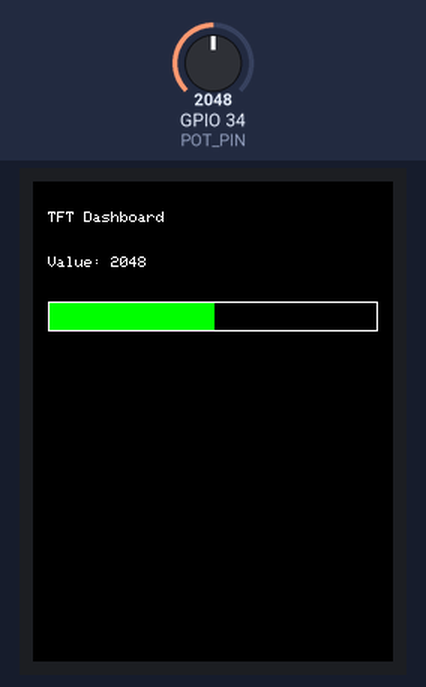
Bench run of a sketch on a simulated ESP32. On the bench: 240×320 colour display. The inputs (shaded band) are chosen by the test bench; at power-on: GPIO 34 (POT_PIN) = 2048.

Above: at 1.4 s.
1.5 s: GPIO 34 (POT_PIN) set to 2866
At 2.5 s:
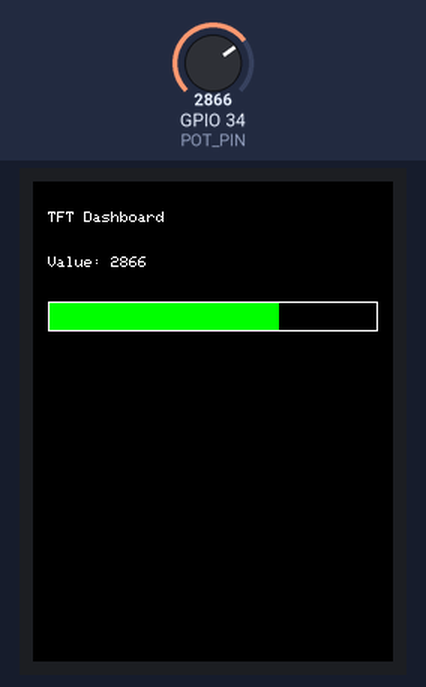
3.2 s: GPIO 34 (POT_PIN) set to 3603
At 4.4 s:
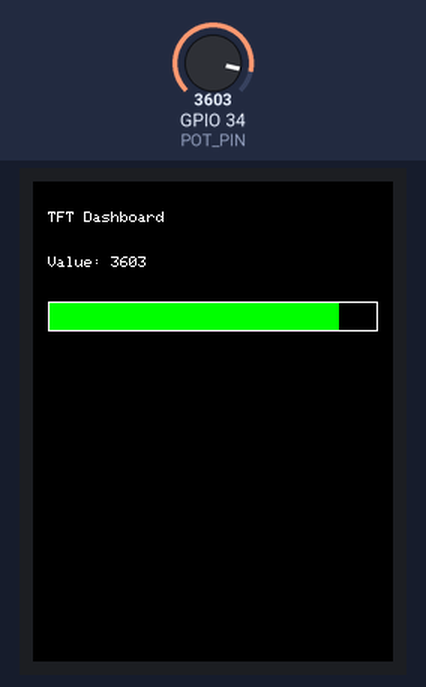
4.8 s: GPIO 34 (POT_PIN) set to 4095
At 6.0 s:
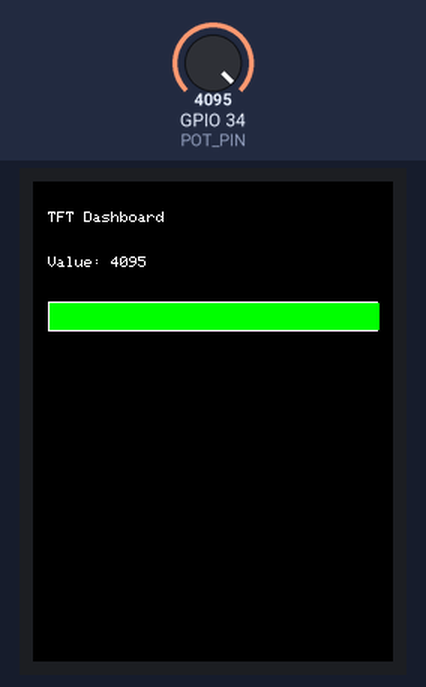
Timing chart, 0 to 7.8 s (numbered marks = the images above; inputs shaded):
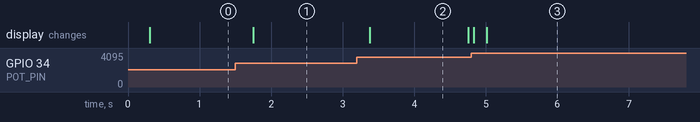

The sketch:

tft_dashboard.ino
```cpp
// WHY: The CYD (Cheap Yellow Display) is an ESP32 + ILI9341 TFT in one board.
// LovyanGFX drives it over SPI. We draw labels plus a live value (here an
// animated counter — swap for a sensor read) and a horizontal bar.

#include <LovyanGFX.hpp>

// WHY: ESP32 core 3.x renamed the SPI host constants. On classic ESP32 the TFT bus
// uses VSPI_HOST; on ESP32-S3/C3 that symbol no longer exists and it's SPI3_HOST.
// LovyanGFX only needs "a SPI peripheral" — alias whichever this core exposes so the
// same sketch compiles on both silicon families.
#if defined(VSPI_HOST)
  #define TFT_SPI_HOST VSPI_HOST
#elif defined(SPI3_HOST)
  #define TFT_SPI_HOST SPI3_HOST
#else
  #define TFT_SPI_HOST SPI2_HOST
#endif

class LGFX : public lgfx::LGFX_Device {
  lgfx::Panel_ILI9341 _panel; lgfx::Bus_SPI _bus;
 public:
  LGFX(void) {
    auto cfg = _bus.config();
    cfg.spi_host = TFT_SPI_HOST; cfg.spi_mode = 0; cfg.freq_write = 40000000; cfg.freq_read = 16000000;
    cfg.pin_sclk = 18; cfg.pin_mosi = 23; cfg.pin_miso = -1; cfg.pin_dc = 2;
    _bus.config(cfg); _panel.setBus(&_bus);
    auto p = _panel.config(); p.pin_cs = 5; p.pin_rst = 4; p.offset_rotation = 0;
    _panel.config(p); setPanel(&_panel);
  }
};

static LGFX lcd;

#define POT_PIN 34

void setup() {
  Serial.begin(115200);
  lcd.init();
  lcd.setRotation(0);
  lcd.fillScreen(0);
  lcd.setTextColor(0xFFFF);
  pinMode(POT_PIN, INPUT);
}

void loop() {
  int v = analogRead(POT_PIN);             // 0..4095
  int barW = map(v, 0, 4095, 0, lcd.width() - 20);

  lcd.fillScreen(0);
  lcd.setCursor(10, 20);
  lcd.println("TFT Dashboard");
  lcd.setCursor(10, 50);
  lcd.printf("Value: %d", v);

  lcd.drawRect(10, 80, lcd.width() - 20, 20, 0xFFFF);
  lcd.fillRect(11, 81, barW, 18, 0x07E0);   // green bar
  delay(100);
}
```

Measured:
- after the input at 1.5 s, the display: changes after 0.25 s (image 1)
- after the input at 3.2 s, the display: changes after 0.18 s (image 2)
- after the input at 4.8 s, the display: first differs from a run without the input after 0.21 s (image 3)
- what the display in image 2 shows lasts 1.4 s, from 3.4 s to 4.8 s
